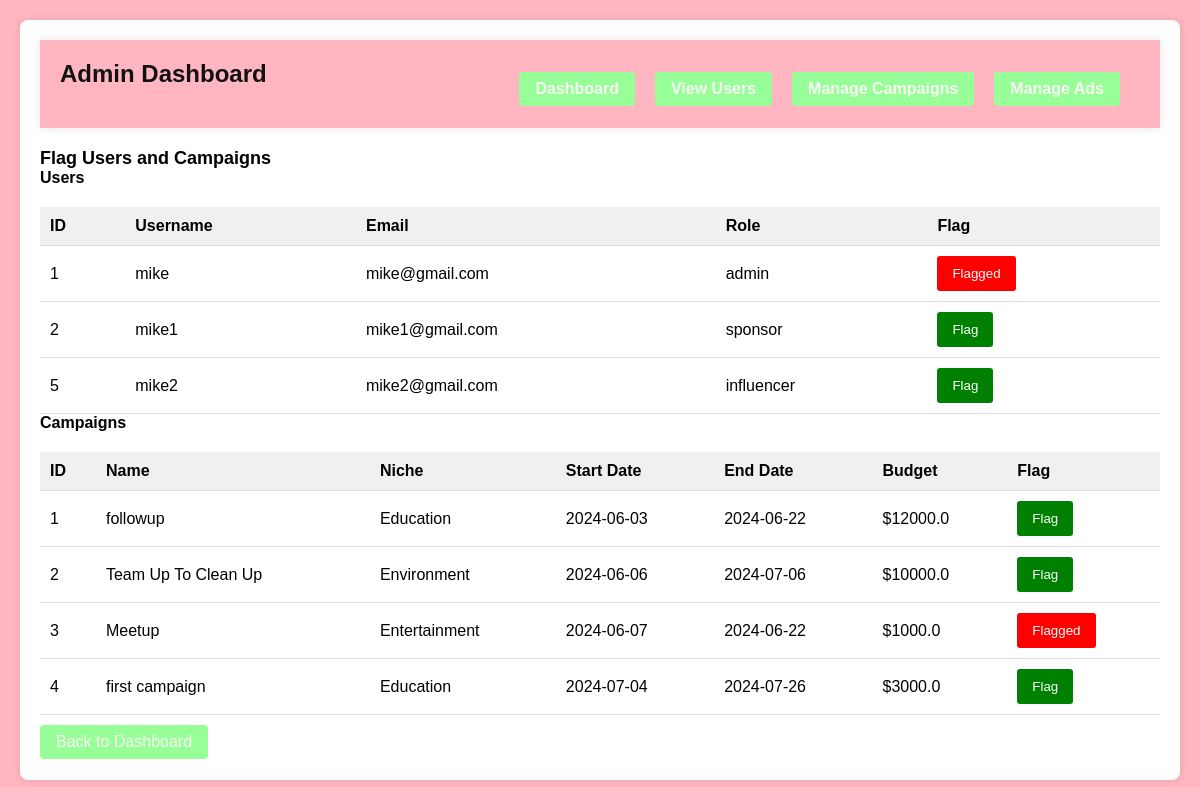
Screenshot of /admin_flag with the database file from the repository.
### application/model.py (models this page shows, shortened)
class User(db.Model):
    __tablename__ = 'users'
    id = db.Column(db.Integer, primary_key=True)
    username = db.Column(db.String(80), unique=True, nullable=False)
    password_hash = db.Column(db.String(128), nullable=False)
    email = db.Column(db.String(120), unique=True, nullable=False)
    role = db.Column(db.String(20), nullable=False)
    flag_reason = db.Column(db.Text, nullable=True)

class Campaign(db.Model):
    __tablename__ = 'campaigns'
    id = db.Column(db.Integer, primary_key=True)
    name = db.Column(db.String(120), nullable=False)
    niche = db.Column(db.String(120), nullable=False)
    start_date = db.Column(db.Date, nullable=False)
    end_date = db.Column(db.Date, nullable=False)
    budget = db.Column(db.Float, nullable=False)
    visibility = db.Column(db.String(10), nullable=False)
    goals = db.Column(db.Text, nullable=False)
    sponsor_id = db.Column(db.Integer, db.ForeignKey('sponsors.id'), nullable=False)
    ad_requests = db.relationship('AdRequest', backref='campaign', lazy=True)
    flag_reason = db.Column(db.Text, nullable=True)

### application/controller.py (the view)
@app.route('/admin_flag')
def admin_flag():
    users = User.query.all()
    campaigns = Campaign.query.all()
    return render_template('admin_flag.html', users=users, campaigns=campaigns)

### application/templates/admin_flag.html (shortened to what this page needs)
<!DOCTYPE html>
<html lang="en">
<head>
    <link rel="stylesheet" href="{{ url_for('static', filename='css/admin.css') }}">
</head>
<body>
    <div class="dashboard-container">
        <header>
            <h2>Admin Dashboard</h2>
            <nav>
                <ul>
                    <li><a href="{{ url_for('admin_dashboard') }}">Dashboard</a></li>
                    <li><a href="{{ url_for('view_users') }}">View Users</a></li>
                    <li><a href="{{ url_for('manage_campaigns') }}">Manage Campaigns</a></li>
                    <li><a href="{{ url_for('manage_ads') }}">Manage Ads</a></li>
                </ul>
            </nav>
        </header>
        <h3>Flag Users and Campaigns</h3>
        <h4>Users</h4>
        <div class="user-list">
            <table>
                <thead>
                    <tr>
                        <th>ID</th>
                        <th>Username</th>
                        <th>Email</th>
                        <th>Role</th>
                        <th>Flag</th>
                    </tr>
                </thead>
                <tbody>
                    {% for user in users %}
                    <tr>
                        <td>{{ user.id }}</td>
                        <td>{{ user.username }}</td>
                        <td>{{ user.email }}</td>
                        <td>{{ user.role }}</td>
                        <td>
                            <button class="flag-button {% if user.flag_reason %}flagged{% endif %}" data-id="{{ user.id }}" data-type="user">
                                {% if user.flag_reason %}Flagged{% else %}Flag{% endif %}
                            </button>
                        </td>
                    </tr>
                    {% endfor %}
                </tbody>
            </table>
        </div>
        <h4>Campaigns</h4>
        <div class="campaign-list">
            <table>
                <thead>
                    <tr>
                        <th>ID</th>
                        <th>Name</th>
                        <th>Niche</th>
                        <th>Start Date</th>
                        <th>End Date</th>
                        <th>Budget</th>
                        <th>Flag</th>
                    </tr>
                </thead>
                <tbody>
                    {% for campaign in campaigns %}
                    <tr>
                        <td>{{ campaign.id }}</td>
                        <td>{{ campaign.name }}</td>
                        <td>{{ campaign.niche }}</td>
                        <td>{{ campaign.start_date }}</td>
                        <td>{{ campaign.end_date }}</td>
                        <td>${{ campaign.budget }}</td>
                        <td>
                            <button class="flag-button {% if campaign.flag_reason %}flagged{% endif %}" data-id="{{ campaign.id }}" data-type="campaign">
                                {% if campaign.flag_reason %}Flagged{% else %}Flag{% endif %}
                            </button>
                        </td>
                    </tr>
                    {% endfor %}
                </tbody>
            </table>
        </div>
        <a href="{{ url_for('admin_dashboard') }}">Back to Dashboard</a>
    </div>
</body>
</html>

### application/static/css/admin.css (style rules this page uses)
* { margin: 0; padding: 0; box-sizing: border-box; }
body { font-family: Arial, sans-serif; background-color: #FFB6C1; height: 100vh; margin: 0; display: flex; flex-direction: column; }
header { display: flex; justify-content: space-between; align-items: center; padding: 20px; background-color: #FFB6C1; box-shadow: 0 0 10px rgba(0, 0, 0, 0.1); }
header h2 { color: #111111; font-size: 24px; }
nav ul { list-style-type: none; display: flex; }
nav ul li { margin-right: 20px; }
nav ul li a { text-decoration: none; color: #0e0e0e; font-weight: bold; transition: color 0.3s; }
.dashboard-container { background-color: #ffffff; padding: 20px; border-radius: 8px; box-shadow: 0 0 10px rgba(0, 0, 0, 0.1); flex: 1; overflow-y: auto; margin: 20px; }
.dashboard-container h2 { margin-bottom: 20px; font-size: 24px; }
.dashboard-container h3 { margin-top: 20px; font-size: 18px; }
.dashboard-container a { display: inline-block; margin-top: 10px; padding: 8px 16px; background-color: #98FF98; color: #f9f5f4; text-decoration: none; border-radius: 4px; transition: background-color 0.3s ease; }
table { width: 100%; border-collapse: collapse; margin-top: 20px; }
th, td { padding: 10px; text-align: left; border-bottom: 1px solid #ddd; }
th { background-color: #f0f0f0; }

### application/templates/admin_flag.html (style rules this page uses)
.flag-button { padding: 10px 15px; background-color: green; color: white; border: none; border-radius: 3px; cursor: pointer; }
.flagged { background-color: red !important; }

### rows the page displays
User: id "1", username "mike", email "mike@gmail.com", role "admin", flag_reason "Flagged"
User: id "2", username "mike1", email "mike1@gmail.com", role "sponsor", shows "Flag"
User: id "5", username "mike2", email "mike2@gmail.com", role "influencer", shows "Flag"
Campaign: id "1", name "followup", niche "Education", start_date "2024-06-03", end_date "2024-06-22", budget "12000.0", shows "Flag"
Campaign: id "2", name "Team Up To Clean Up", niche "Environment", start_date "2024-06-06", end_date "2024-07-06", budget "10000.0", shows "Flag"
Campaign: id "3", name "Meetup", niche "Entertainment", start_date "2024-06-07", end_date "2024-06-22", budget "1000.0", shows "Flagged"
Campaign: id "4", name "first campaign", niche "Education", start_date "2024-07-04", end_date "2024-07-26", budget "3000.0", shows "Flag"
